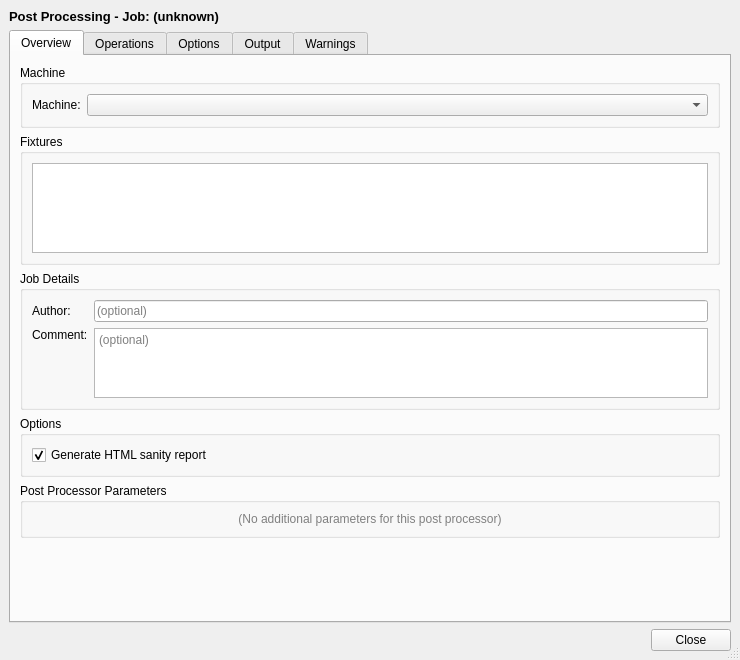
<?xml version="1.0" encoding="UTF-8"?>
<ui version="4.0">
 <class>DlgPostProcess</class>
 <widget class="QDialog" name="DlgPostProcess">
  <property name="geometry">
   <rect>
    <x>0</x>
    <y>0</y>
    <width>740</width>
    <height>660</height>
   </rect>
  </property>
  <property name="windowTitle">
   <string>Post Processing</string>
  </property>
  <property name="sizeGripEnabled">
   <bool>true</bool>
  </property>
  <layout class="QVBoxLayout" name="verticalLayout">
   <property name="margin" stdset="0">
    <number>9</number>
   </property>
   <item>
    <widget class="QLabel" name="labelJobTitle">
     <property name="styleSheet">
      <string>font-weight: bold; font-size: 13px;</string>
     </property>
     <property name="text">
      <string>Post Processing - Job: (unknown)</string>
     </property>
    </widget>
   </item>
   <item>
    <widget class="QTabWidget" name="tabWidget">
     <property name="currentIndex">
      <number>0</number>
     </property>
     <widget class="QWidget" name="tabOverview">
      <attribute name="title">
       <string>Overview</string>
      </attribute>
      <layout class="QVBoxLayout" name="layoutOverview">
       <item>
        <widget class="QGroupBox" name="groupBoxMachine">
         <property name="title">
          <string>Machine</string>
         </property>
         <layout class="QFormLayout" name="formLayoutMachine">
          <property name="fieldGrowthPolicy">
           <enum>QFormLayout::FieldGrowthPolicy::ExpandingFieldsGrow</enum>
          </property>
          <item row="0" column="0">
           <widget class="QLabel" name="labelMachineLabel">
            <property name="text">
             <string>Machine:</string>
            </property>
           </widget>
          </item>
          <item row="0" column="1">
           <widget class="QComboBox" name="comboBoxMachine">
            <property name="sizePolicy">
             <sizepolicy hsizetype="Expanding" vsizetype="Fixed">
              <horstretch>1</horstretch>
              <verstretch>0</verstretch>
             </sizepolicy>
            </property>
            <property name="toolTip">
             <string>Machine configuration (.fcm) to use for post-processing</string>
            </property>
           </widget>
          </item>
         </layout>
        </widget>
       </item>
       <item>
        <widget class="QGroupBox" name="groupBoxFixtures">
         <property name="title">
          <string>Fixtures</string>
         </property>
         <layout class="QVBoxLayout" name="layoutFixtures">
          <item>
           <widget class="QListWidget" name="listWidgetFixtures">
            <property name="maximumSize">
             <size>
              <width>16777215</width>
              <height>90</height>
             </size>
            </property>
            <property name="toolTip">
             <string>Check fixtures to include in the G-code output</string>
            </property>
           </widget>
          </item>
         </layout>
        </widget>
       </item>
       <item>
        <widget class="QGroupBox" name="groupBoxJobDetails">
         <property name="title">
          <string>Job Details</string>
         </property>
         <layout class="QFormLayout" name="formLayoutJobDetails">
          <property name="fieldGrowthPolicy">
           <enum>QFormLayout::FieldGrowthPolicy::ExpandingFieldsGrow</enum>
          </property>
          <item row="0" column="0">
           <widget class="QLabel" name="labelJobAuthorLabel">
            <property name="text">
             <string>Author:</string>
            </property>
           </widget>
          </item>
          <item row="0" column="1">
           <widget class="QLineEdit" name="lineEditJobAuthor">
            <property name="toolTip">
             <string>Author name written into the G-code header comment</string>
            </property>
            <property name="placeholderText">
             <string>(optional)</string>
            </property>
           </widget>
          </item>
          <item row="1" column="0">
           <widget class="QLabel" name="labelCommentLabel">
            <property name="text">
             <string>Comment:</string>
            </property>
            <property name="alignment">
             <set>Qt::AlignmentFlag::AlignLeading|Qt::AlignmentFlag::AlignLeft|Qt::AlignmentFlag::AlignTop</set>
            </property>
           </widget>
          </item>
          <item row="1" column="1">
           <widget class="QPlainTextEdit" name="plainTextEditComment">
            <property name="maximumSize">
             <size>
              <width>16777215</width>
              <height>70</height>
             </size>
            </property>
            <property name="toolTip">
             <string>Arbitrary comment written into the G-code header</string>
            </property>
            <property name="placeholderText">
             <string>(optional)</string>
            </property>
           </widget>
          </item>
         </layout>
        </widget>
       </item>
       <item>
        <widget class="QGroupBox" name="groupBoxOptions">
         <property name="title">
          <string>Options</string>
         </property>
         <layout class="QVBoxLayout" name="layoutOptions">
          <item>
           <widget class="QCheckBox" name="checkBoxSanityReport">
            <property name="toolTip">
             <string>Generate a full sanity/setup report alongside the G-code file</string>
            </property>
            <property name="text">
             <string>Generate HTML sanity report</string>
            </property>
            <property name="checked">
             <bool>true</bool>
            </property>
           </widget>
          </item>
         </layout>
        </widget>
       </item>
       <item>
        <widget class="QGroupBox" name="groupBoxPostParams">
         <property name="title">
          <string>Post Processor Parameters</string>
         </property>
         <layout class="QFormLayout" name="layoutPostParams">
          <item row="0" column="0" colspan="2">
           <widget class="QLabel" name="labelPostParamsPlaceholder">
            <property name="styleSheet">
             <string>color: gray;</string>
            </property>
            <property name="text">
             <string>(No additional parameters for this post processor)</string>
            </property>
            <property name="alignment">
             <set>Qt::AlignmentFlag::AlignCenter</set>
            </property>
           </widget>
          </item>
         </layout>
        </widget>
       </item>
       <item>
        <spacer name="spacerOverview">
         <property name="orientation">
          <enum>Qt::Orientation::Vertical</enum>
         </property>
         <property name="sizeHint" stdset="0">
          <size>
           <width>20</width>
           <height>10</height>
          </size>
         </property>
        </spacer>
       </item>
      </layout>
     </widget>
     <widget class="QWidget" name="tabOperations">
      <attribute name="title">
       <string>Operations</string>
      </attribute>
      <layout class="QVBoxLayout" name="layoutOperations">
       <item>
        <widget class="QTreeWidget" name="treeWidgetOperations">
         <property name="toolTip">
          <string>Check operations to include in the G-code output. Uncheck to skip.</string>
         </property>
         <property name="selectionMode">
          <enum>QAbstractItemView::SelectionMode::ExtendedSelection</enum>
         </property>
         <property name="rootIsDecorated">
          <bool>false</bool>
         </property>
         <property name="uniformRowHeights">
          <bool>true</bool>
         </property>
         <column>
          <property name="text">
           <string>Operation</string>
          </property>
         </column>
         <column>
          <property name="text">
           <string>Cycle Time</string>
          </property>
         </column>
        </widget>
       </item>
       <item>
        <layout class="QHBoxLayout" name="layoutOperationButtons">
         <item>
          <widget class="QPushButton" name="buttonSelectAllOps">
           <property name="text">
            <string>Select All</string>
           </property>
          </widget>
         </item>
         <item>
          <widget class="QPushButton" name="buttonSelectNoneOps">
           <property name="text">
            <string>Select None</string>
           </property>
          </widget>
         </item>
         <item>
          <widget class="QPushButton" name="buttonWorkplan">
           <property name="toolTip">
            <string>Show the workplan (postable items structure)</string>
           </property>
           <property name="text">
            <string>Workplan</string>
           </property>
          </widget>
         </item>
         <item>
          <spacer name="spacerOpButtons">
           <property name="orientation">
            <enum>Qt::Orientation::Horizontal</enum>
           </property>
           <property name="sizeHint" stdset="0">
            <size>
             <width>40</width>
             <height>20</height>
            </size>
           </property>
          </spacer>
         </item>
         <item>
          <widget class="QLabel" name="labelTotalTime">
           <property name="toolTip">
            <string>Total estimated machining time for checked operations</string>
           </property>
           <property name="text">
            <string>Total: -</string>
           </property>
           <property name="alignment">
            <set>Qt::AlignmentFlag::AlignRight|Qt::AlignmentFlag::AlignTrailing|Qt::AlignmentFlag::AlignVCenter</set>
           </property>
          </widget>
         </item>
        </layout>
       </item>
      </layout>
     </widget>
     <widget class="QWidget" name="tabOutput">
      <attribute name="title">
       <string>Options</string>
      </attribute>
      <layout class="QVBoxLayout" name="layoutOutput">
       <item>
        <widget class="QScrollArea" name="scrollAreaOutput">
         <property name="frameShape">
          <enum>QFrame::Shape::NoFrame</enum>
         </property>
         <property name="widgetResizable">
          <bool>true</bool>
         </property>
         <widget class="QWidget" name="scrollContentsOutput">
          <property name="geometry">
           <rect>
            <x>0</x>
            <y>0</y>
            <width>704</width>
            <height>531</height>
           </rect>
          </property>
          <layout class="QVBoxLayout" name="layoutOutputScroll">
           <item>
            <widget class="QLabel" name="labelNoMachineOutput">
             <property name="styleSheet">
              <string>color: gray; font-style: italic;</string>
             </property>
             <property name="text">
              <string>(Select a machine on the Overview tab to see machine output options)</string>
             </property>
             <property name="alignment">
              <set>Qt::AlignmentFlag::AlignCenter</set>
             </property>
            </widget>
           </item>
           <item>
            <spacer name="spacerOutput">
             <property name="orientation">
              <enum>Qt::Orientation::Vertical</enum>
             </property>
             <property name="sizeHint" stdset="0">
              <size>
               <width>20</width>
               <height>10</height>
              </size>
             </property>
            </spacer>
           </item>
          </layout>
         </widget>
        </widget>
       </item>
      </layout>
     </widget>
     <widget class="QWidget" name="tabGcodeOutput">
      <attribute name="title">
       <string>Output</string>
      </attribute>
      <layout class="QVBoxLayout" name="layoutGcodeOutput">
       <item>
        <layout class="QHBoxLayout" name="layoutOutputLocation">
         <item>
          <widget class="QLabel" name="labelOutputLocationLabel">
           <property name="text">
            <string>Output folder:</string>
           </property>
          </widget>
         </item>
         <item>
          <widget class="QLineEdit" name="lineEditOutputLocation">
           <property name="toolTip">
            <string>Folder where G-code files will be saved</string>
           </property>
           <property name="placeholderText">
            <string>(resolved when output is generated)</string>
           </property>
          </widget>
         </item>
         <item>
          <widget class="QPushButton" name="buttonBrowseOutputLocation">
           <property name="maximumSize">
            <size>
             <width>80</width>
             <height>16777215</height>
            </size>
           </property>
           <property name="text">
            <string>Browse...</string>
           </property>
          </widget>
         </item>
        </layout>
       </item>
       <item>
        <layout class="QHBoxLayout" name="layoutFilenameTemplate">
         <item>
          <widget class="QLabel" name="labelFilenameTemplateLabel">
           <property name="text">
            <string>Filename template:</string>
           </property>
          </widget>
         </item>
         <item>
          <widget class="QLineEdit" name="lineEditFilenameTemplate">
           <property name="toolTip">
            <string>Filename template. Substitutions: %j=job name, %d=document, %T=tool, %W=fixture, %O=operation</string>
           </property>
           <property name="placeholderText">
            <string>e.g. %j.nc</string>
           </property>
          </widget>
         </item>
         <item>
          <widget class="QPushButton" name="buttonApplyTemplate">
           <property name="enabled">
            <bool>false</bool>
           </property>
           <property name="maximumSize">
            <size>
             <width>60</width>
             <height>16777215</height>
            </size>
           </property>
           <property name="toolTip">
            <string>Regenerate output filenames using this template</string>
           </property>
           <property name="text">
            <string>Apply</string>
           </property>
          </widget>
         </item>
        </layout>
       </item>
       <item>
        <widget class="QLabel" name="labelOutputStatus">
         <property name="styleSheet">
          <string>color: gray; font-style: italic;</string>
         </property>
         <property name="text">
          <string>Press &quot;Generate Output&quot; to preview G-code before saving.</string>
         </property>
         <property name="alignment">
          <set>Qt::AlignmentFlag::AlignCenter</set>
         </property>
        </widget>
       </item>
       <item>
        <widget class="QSplitter" name="splitterOutput">
         <property name="orientation">
          <enum>Qt::Orientation::Horizontal</enum>
         </property>
         <widget class="QListWidget" name="listWidgetOutputFiles">
          <property name="maximumSize">
           <size>
            <width>260</width>
            <height>16777215</height>
           </size>
          </property>
          <property name="toolTip">
           <string>Generated output files. Select a file to view or edit its contents.</string>
          </property>
         </widget>
         <widget class="QPlainTextEdit" name="plainTextEditGcode">
          <property name="font">
           <font>
            <family>Courier</family>
            <pointsize>10</pointsize>
           </font>
          </property>
          <property name="toolTip">
           <string>G-code content for the selected file. You may edit before saving.</string>
          </property>
          <property name="lineWrapMode">
           <enum>QPlainTextEdit::LineWrapMode::NoWrap</enum>
          </property>
          <property name="placeholderText">
           <string>(no output generated)</string>
          </property>
         </widget>
        </widget>
       </item>
       <item>
        <layout class="QHBoxLayout" name="layoutSaveRow">
         <item>
          <widget class="QPushButton" name="buttonSaveOutput">
           <property name="enabled">
            <bool>false</bool>
           </property>
           <property name="text">
            <string>Save to Disk</string>
           </property>
          </widget>
         </item>
         <item>
          <spacer name="spacerSaveRow">
           <property name="orientation">
            <enum>Qt::Orientation::Horizontal</enum>
           </property>
           <property name="sizeHint" stdset="0">
            <size>
             <width>40</width>
             <height>20</height>
            </size>
           </property>
          </spacer>
         </item>
        </layout>
       </item>
      </layout>
     </widget>
     <widget class="QWidget" name="tabWarnings">
      <attribute name="title">
       <string>Warnings</string>
      </attribute>
      <layout class="QVBoxLayout" name="verticalLayout_2">
       <item>
        <layout class="QHBoxLayout" name="horizontalLayout">
         <item>
          <spacer name="horizontalSpacer">
           <property name="orientation">
            <enum>Qt::Orientation::Horizontal</enum>
           </property>
           <property name="sizeHint" stdset="0">
            <size>
             <width>40</width>
             <height>20</height>
            </size>
           </property>
          </spacer>
         </item>
         <item>
          <widget class="QPushButton" name="buttonRecomputeWarnings">
           <property name="toolTip">
            <string>Recompute validation warnings using current dialog values</string>
           </property>
           <property name="text">
            <string>Recompute Warnings</string>
           </property>
          </widget>
         </item>
        </layout>
       </item>
       <item>
        <widget class="QLabel" name="labelWarningsStatus">
         <property name="styleSheet">
          <string>color: green; font-weight: bold;</string>
         </property>
         <property name="text">
          <string>No issues found.</string>
         </property>
         <property name="alignment">
          <set>Qt::AlignmentFlag::AlignCenter</set>
         </property>
        </widget>
       </item>
       <item>
        <widget class="QTableWidget" name="tableWidgetWarnings">
         <property name="toolTip">
          <string>Validation issues found in the job. WARNING and CAUTION items should be addressed before machining.</string>
         </property>
         <property name="editTriggers">
          <set>QAbstractItemView::EditTrigger::NoEditTriggers</set>
         </property>
         <property name="alternatingRowColors">
          <bool>true</bool>
         </property>
         <property name="selectionBehavior">
          <enum>QAbstractItemView::SelectionBehavior::SelectRows</enum>
         </property>
         <property name="showGrid">
          <bool>false</bool>
         </property>
         <property name="columnCount">
          <number>2</number>
         </property>
         <attribute name="horizontalHeaderStretchLastSection">
          <bool>true</bool>
         </attribute>
         <column>
          <property name="text">
           <string>Severity</string>
          </property>
         </column>
         <column>
          <property name="text">
           <string>Note</string>
          </property>
         </column>
        </widget>
       </item>
      </layout>
     </widget>
    </widget>
   </item>
   <item>
    <widget class="QDialogButtonBox" name="buttonBox">
     <property name="orientation">
      <enum>Qt::Orientation::Horizontal</enum>
     </property>
     <property name="standardButtons">
      <set>QDialogButtonBox::StandardButton::Close</set>
     </property>
    </widget>
   </item>
  </layout>
 </widget>
 <resources/>
 <connections>
  <connection>
   <sender>buttonBox</sender>
   <signal>rejected()</signal>
   <receiver>DlgPostProcess</receiver>
   <slot>reject()</slot>
   <hints>
    <hint type="sourcelabel">
     <x>350</x>
     <y>640</y>
    </hint>
    <hint type="destinationlabel">
     <x>350</x>
     <y>330</y>
    </hint>
   </hints>
  </connection>
 </connections>
</ui>
